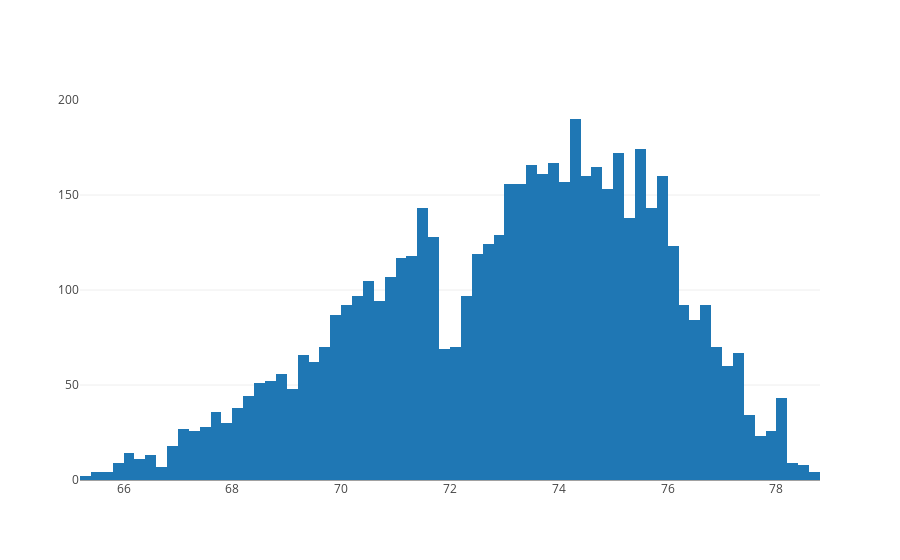

The cell this chart's notebook holds for it:
### Markdown cell above
Para plotarmos o Histograma, usamos o método `pyplot`:

### Code cell
plotly.iplot(pyplot_data)

### Figure 1 — Plotly figure (JSON) as saved in the notebook; plotly's stock layout.template omitted (floating-point values rounded to 4 significant figures; data arrays with more than 128 entries replaced by an {"elided": "..."} marker saying what was removed)
{"data": [{"type": "histogram", "uid": "b04edd63-68ac-4dd2-8bae-146e8e0eb6d2", "x": {"elided": "5570 float values"}}], "layout": {}}
